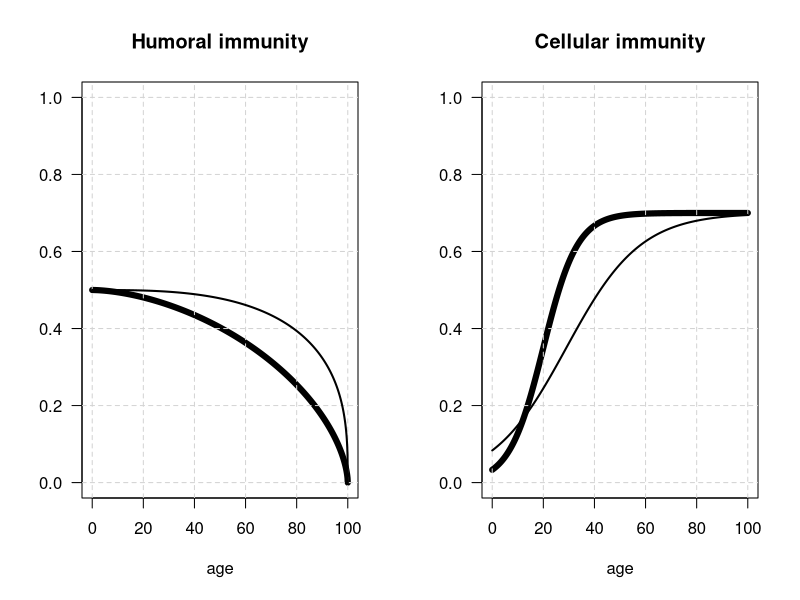

R code for this plot:

# Humoral immunity

q <- 100
x <- seq(0,q,length.out = 1e3)

plot.hum <- function(x,q,p,h0, add) {
	y <- h0 * ( (q^p-(x)^p)^(1/p) )/q
	if(!add){
		plot(x,y,typ='l',lwd=6, 
			 main='Humoral immunity',
			 ylab='',xlab='age',
			 ylim = c(0,1),las=1)
		grid(lty=2)	}
	if(add){
		lines(x,y,typ='l',lwd=2)
	}
}

# Cellular immunity
plot.cel <- function(imm.max, slope, pivot,add) {
	agemax <- 100
	x <- seq(0,agemax,length.out = 1000)
	y <- imm.max/(1+exp(-slope*(x/pivot-1)))
	
	if(!add){
		plot(x,y,typ='l', xlim=c(0,agemax), 
			 main='Cellular immunity',
			 las=1, 
			 xlab='age',ylab='',
			 ylim=c(0,1),lwd=6)
		grid(lty=2)
	}
	if(add){
		lines(x,y,lwd=2)
	}
}

save.plot <- F# TRUE
if(save.plot) pdf('../figures/immunity.pdf',width = 12, height = 6)
par(mfrow=c(1,2))
h0 <- 0.5
plot.hum(x,q=100,p=1.7,h0, add=F)
plot.hum(x,q=100,p=3.0,  h0, add=T)
plot.cel(imm.max = 0.7, slope=3, pivot=20, add=F)
plot.cel(imm.max = 0.7, slope=2, pivot=29, add=T)
if(save.plot) dev.off()


